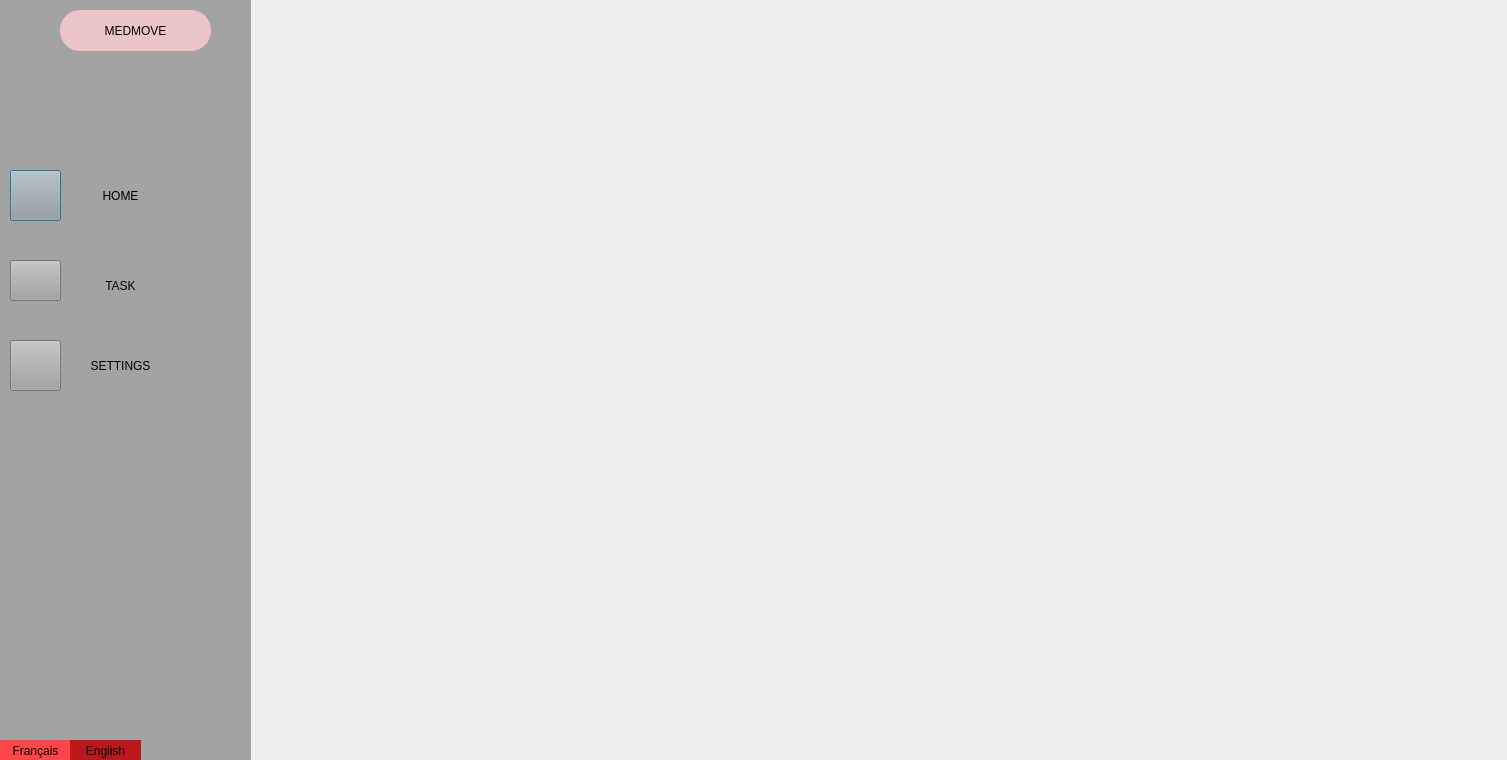
<?xml version="1.0" encoding="UTF-8"?>
<ui version="4.0">
 <class>home</class>
 <widget class="QDialog" name="home">
  <property name="geometry">
   <rect>
    <x>0</x>
    <y>0</y>
    <width>1507</width>
    <height>760</height>
   </rect>
  </property>
  <property name="windowTitle">
   <string>Dialog</string>
  </property>
  <widget class="QWidget" name="widget_3" native="true">
   <property name="geometry">
    <rect>
     <x>0</x>
     <y>0</y>
     <width>251</width>
     <height>761</height>
    </rect>
   </property>
   <property name="styleSheet">
    <string notr="true">background-color: rgb(163, 163, 163);</string>
   </property>
   <widget class="QPushButton" name="pushButton_2">
    <property name="geometry">
     <rect>
      <x>10</x>
      <y>170</y>
      <width>51</width>
      <height>51</height>
     </rect>
    </property>
    <property name="styleSheet">
     <string notr="true">background-image: url(:/Ahmed_Bejaoui_1A19_G1/projetf/image/home (1).svg);</string>
    </property>
    <property name="text">
     <string/>
    </property>
   </widget>
   <widget class="QPushButton" name="pushButton_10">
    <property name="geometry">
     <rect>
      <x>70</x>
      <y>160</y>
      <width>101</width>
      <height>71</height>
     </rect>
    </property>
    <property name="styleSheet">
     <string notr="true">border-radius: 30px;

color: black;
padding: 0 8px;
background-color: rgb(163, 163, 163);
font: bold, &quot;Comic Sans MS&quot;;;
text-align:center;</string>
    </property>
    <property name="text">
     <string>HOME</string>
    </property>
   </widget>
   <widget class="QPushButton" name="pushButton_11">
    <property name="geometry">
     <rect>
      <x>10</x>
      <y>260</y>
      <width>51</width>
      <height>41</height>
     </rect>
    </property>
    <property name="styleSheet">
     <string notr="true">background-image: url(:/Ahmed_Bejaoui_1A19_G1/projetf/image/align-justify.svg);</string>
    </property>
    <property name="text">
     <string/>
    </property>
   </widget>
   <widget class="QPushButton" name="pushButton_12">
    <property name="geometry">
     <rect>
      <x>70</x>
      <y>250</y>
      <width>101</width>
      <height>71</height>
     </rect>
    </property>
    <property name="styleSheet">
     <string notr="true">border-radius: 30px;

color: black;
padding: 0 8px;
background-color: rgb(163, 163, 163);
font: bold, &quot;Comic Sans MS&quot;;;
text-align:center;</string>
    </property>
    <property name="text">
     <string>TASK</string>
    </property>
   </widget>
   <widget class="QPushButton" name="pushButton_13">
    <property name="geometry">
     <rect>
      <x>70</x>
      <y>330</y>
      <width>101</width>
      <height>71</height>
     </rect>
    </property>
    <property name="styleSheet">
     <string notr="true">border-radius: 30px;

color: black;
padding: 0 8px;
background-color: rgb(163, 163, 163);
font: bold, &quot;Comic Sans MS&quot;;;
text-align:center;</string>
    </property>
    <property name="text">
     <string>SETTINGS</string>
    </property>
   </widget>
   <widget class="QPushButton" name="pushButton_14">
    <property name="geometry">
     <rect>
      <x>10</x>
      <y>340</y>
      <width>51</width>
      <height>51</height>
     </rect>
    </property>
    <property name="styleSheet">
     <string notr="true">background-image: url(:/Ahmed_Bejaoui_1A19_G1/projetf/image/settings.svg);</string>
    </property>
    <property name="text">
     <string/>
    </property>
   </widget>
   <widget class="QPushButton" name="pushButton_15">
    <property name="geometry">
     <rect>
      <x>60</x>
      <y>10</y>
      <width>151</width>
      <height>41</height>
     </rect>
    </property>
    <property name="styleSheet">
     <string notr="true">font: 75 8pt &quot;MS Shell Dlg 2&quot;;
border-radius: 20px;
color: black;
padding: 0 8px;
background: #ebc5c5;
font: bold, &quot;Comic Sans MS&quot;;;
text-align:center;</string>
    </property>
    <property name="text">
     <string>MEDMOVE</string>
    </property>
   </widget>
   <widget class="QPushButton" name="pushButton_16">
    <property name="geometry">
     <rect>
      <x>0</x>
      <y>740</y>
      <width>71</width>
      <height>21</height>
     </rect>
    </property>
    <property name="styleSheet">
     <string notr="true">border-radius: 30px;
background-color: rgb(255, 69, 72);

color: black;
padding: 0 8px;
font: bold, &quot;Comic Sans MS&quot;;;
text-align:center;</string>
    </property>
    <property name="text">
     <string>Français</string>
    </property>
   </widget>
   <widget class="QPushButton" name="pushButton_17">
    <property name="geometry">
     <rect>
      <x>70</x>
      <y>740</y>
      <width>71</width>
      <height>21</height>
     </rect>
    </property>
    <property name="styleSheet">
     <string notr="true">border-radius: 30px;

color: black;
padding: 0 8px;
font: bold, &quot;Comic Sans MS&quot;;;
background-color: rgb(188, 24, 27);
text-align:center;</string>
    </property>
    <property name="text">
     <string>English</string>
    </property>
   </widget>
  </widget>
  <widget class="QWidget" name="widget" native="true">
   <property name="geometry">
    <rect>
     <x>249</x>
     <y>-1</y>
     <width>1181</width>
     <height>711</height>
    </rect>
   </property>
   <property name="styleSheet">
    <string notr="true">background-image: url(:/Ahmed_Bejaoui_1A19_G1/projetf/image/homeee.png);</string>
   </property>
  </widget>
 </widget>
 <resources/>
 <connections/>
</ui>
